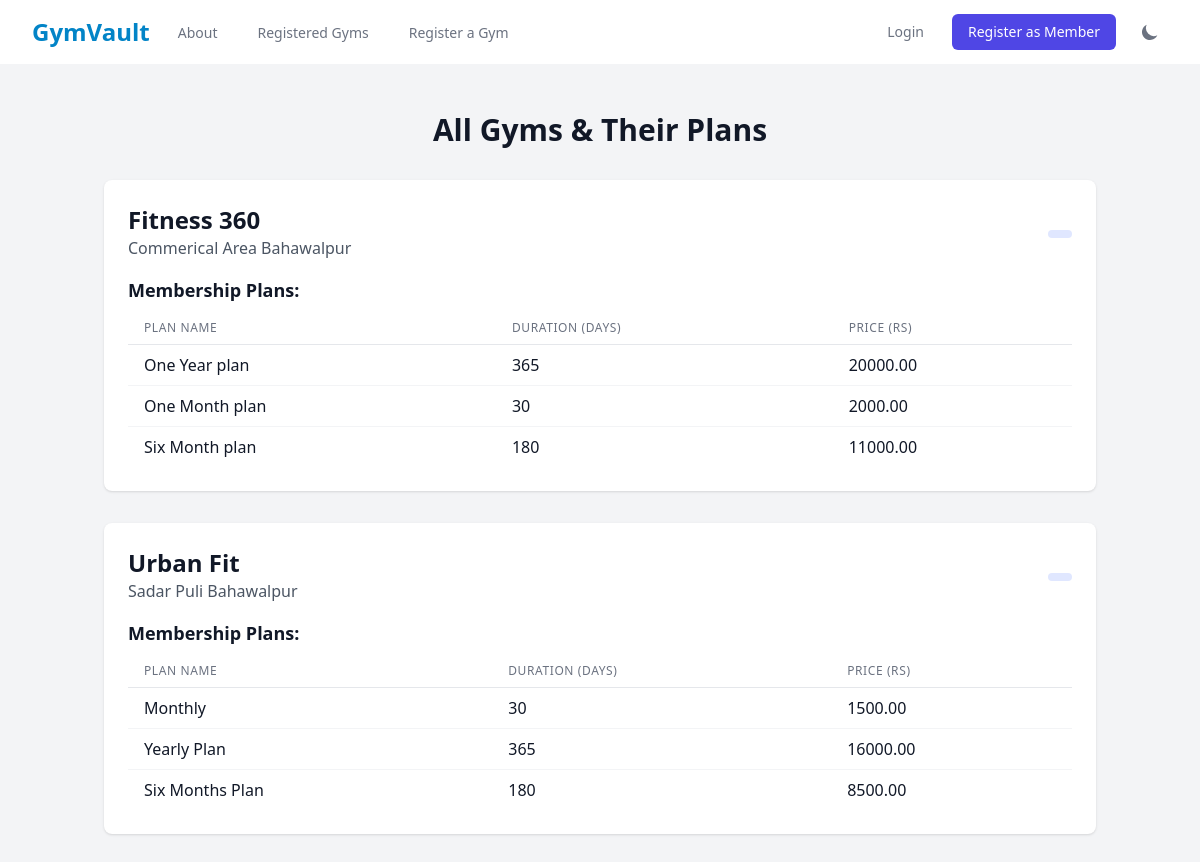
/gyms-and-plans/, run on the app's committed database.
### gymvault/models.py (models this page shows, shortened)
class Gym(models.Model):
    name = models.CharField(max_length=100)
    address = models.TextField()
    contact_number = models.CharField(max_length=15)

class MembershipPlan(models.Model):
    name = models.CharField(max_length=100)
    price = models.DecimalField(max_digits=8, decimal_places=2)
    duration_in_days = models.IntegerField()
    gym = models.ForeignKey(Gym, on_delete=models.CASCADE)

### gymvault/views.py (the view)
# urls.py: path('gyms-and-plans/', views.gyms_and_plans, name='gyms_and_plans'),
def gyms_and_plans(request):
    gyms = Gym.objects.all()
    for gym in gyms:
        gym.plans = MembershipPlan.objects.filter(gym=gym)
    return render(request, 'gyms_and_plans.html', {'gyms': gyms})

### gymvault/templates/gyms_and_plans.html (shortened to what this page needs)
{% extends 'base.html' %}
{% load static %}
{% block content %}
<div class="min-h-screen bg-gray-100 dark:bg-gray-900 text-gray-900 dark:text-gray-100 py-12">
    <div class="max-w-5xl mx-auto px-4">
        <h1 class="text-3xl font-extrabold mb-8 text-center">All Gyms & Their Plans</h1>
        <div class="space-y-8">
            {% for gym in gyms %}
            <div class="bg-white dark:bg-gray-800 rounded-lg shadow p-6">
                <div class="flex flex-col md:flex-row md:items-center md:justify-between mb-4">
                    <div>
                        <h2 class="text-2xl font-bold">{{ gym.name }}</h2>
                        <p class="text-gray-600 dark:text-gray-400">{{ gym.address }}</p>
                    </div>
                    <div class="mt-4 md:mt-0">
                        <span class="inline-block bg-indigo-100 dark:bg-indigo-900 text-indigo-800 dark:text-indigo-200 px-3 py-1 rounded-full text-sm font-semibold">{{ gym.city }}</span>
                    </div>
                </div>
                <div>
                    <h3 class="text-lg font-semibold mb-2">Membership Plans:</h3>
                    {% if gym.plans %}
                    <div class="overflow-x-auto">
                        <table class="min-w-full divide-y divide-gray-200 dark:divide-gray-700">
                            <thead>
                                <tr>
                                    <th class="px-4 py-2 text-left text-xs font-medium text-gray-500 dark:text-gray-300 uppercase tracking-wider">Plan Name</th>
                                    <th class="px-4 py-2 text-left text-xs font-medium text-gray-500 dark:text-gray-300 uppercase tracking-wider">Duration (days)</th>
                                    <th class="px-4 py-2 text-left text-xs font-medium text-gray-500 dark:text-gray-300 uppercase tracking-wider">Price (Rs)</th>
                                </tr>
                            </thead>
                            <tbody class="bg-white dark:bg-gray-800 divide-y divide-gray-100 dark:divide-gray-700">
                                {% for plan in gym.plans %}
                                <tr>
                                    <td class="px-4 py-2 whitespace-nowrap">{{ plan.name }}</td>
                                    <td class="px-4 py-2 whitespace-nowrap">{{ plan.duration_in_days }}</td>
                                    <td class="px-4 py-2 whitespace-nowrap">{{ plan.price }}</td>
                                </tr>
                                {% endfor %}
                            </tbody>
                        </table>
                    </div>
                    {% else %}
                    <p class="text-gray-500 dark:text-gray-400 italic">No plans available for this gym.</p>
                    {% endif %}
                </div>
            </div>
            {% endfor %}
        </div>
    </div>
</div>
{% endblock content %}

### data on the page
Gym: name "Fitness 360", address "Commerical Area Bahawalpur"
MembershipPlan: name "One Year plan", duration_in_days "365", price "20000.00"
MembershipPlan: name "One Month plan", duration_in_days "30", price "2000.00"
MembershipPlan: name "Six Month plan", duration_in_days "180", price "11000.00"
Gym: name "Urban Fit", address "Sadar Puli Bahawalpur"
MembershipPlan: name "Monthly", duration_in_days "30", price "1500.00"
MembershipPlan: name "Yearly Plan", duration_in_days "365", price "16000.00"
MembershipPlan: name "Six Months Plan", duration_in_days "180", price "8500.00"
